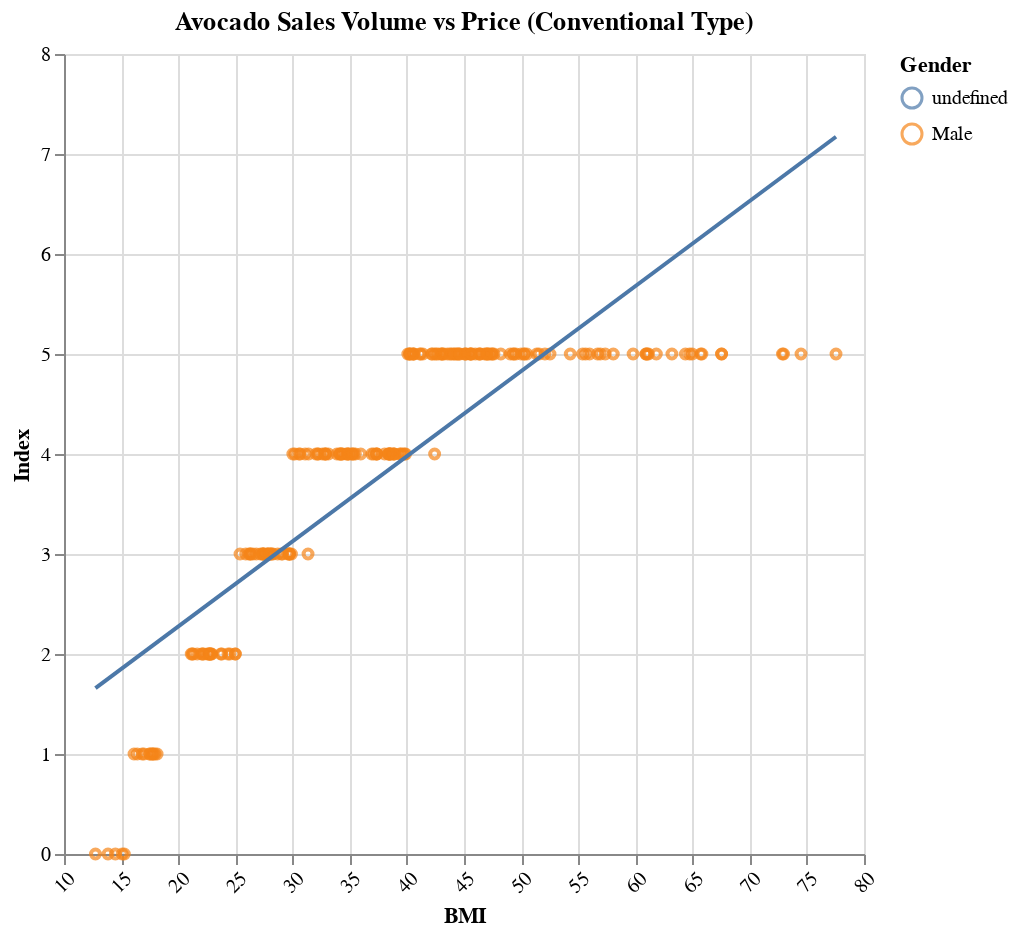

This figure's notebook cell:
### Code cell
# EDA (3) - Index by BMI
# Generate the scatterplot
train_dataset["BMI"] = train_dataset["Weight"] / ((train_dataset["Height"]/100)*(train_dataset["Height"]/100))
train_dataset

## Chart 15a
chart = alt.Chart(train_dataset[train_dataset["Gender"]=="Male"]).mark_point(size=20).encode(
    x=alt.X("BMI:Q", title="BMI", axis=alt.Axis(labelAngle=-45)).scale(zero=False),
    y=alt.Y("Index:Q", title="Index").scale(zero=False),
    color = 'Gender:N'
)
final_plot = chart + chart.transform_regression("BMI","Index").mark_line(color="red")
fig = (final_plot).configure_axis(
            labelFontSize=10
        ).properties(
            title=('Avocado Sales Volume vs Price (Conventional Type)'),
            width=400,
            height=400
        )

# Render the chart
fig.display()

### Figure 1 — Vega-Lite specification as saved in the notebook (floating-point values rounded to 4 significant figures; data arrays with more than 128 entries replaced by an {"elided": "..."} marker saying what was removed)
{"config": {"view": {"continuousWidth": 300, "continuousHeight": 300}, "axis": {"labelFontSize": 10}}, "layer": [{"mark": {"type": "point", "size": 20}, "encoding": {"color": {"field": "Gender", "type": "nominal"}, "x": {"axis": {"labelAngle": -45}, "field": "BMI", "scale": {"zero": false}, "title": "BMI", "type": "quantitative"}, "y": {"field": "Index", "scale": {"zero": false}, "title": "Index", "type": "quantitative"}}}, {"mark": {"type": "line", "color": "red"}, "encoding": {"color": {"field": "Gender", "type": "nominal"}, "x": {"axis": {"labelAngle": -45}, "field": "BMI", "scale": {"zero": false}, "title": "BMI", "type": "quantitative"}, "y": {"field": "Index", "scale": {"zero": false}, "title": "Index", "type": "quantitative"}}, "transform": [{"on": "BMI", "regression": "Index"}]}], "data": {"name": "data-a57737b61b01069c5ed4b7f5c5781c7f"}, "height": 400, "title": "Avocado Sales Volume vs Price (Conventional Type)", "width": 400, "$schema": "https://vega.github.io/schema/vega-lite/v5.15.1.json", "datasets": {"data-a57737b61b01069c5ed4b7f5c5781c7f": {"elided": "200 records"}}}
